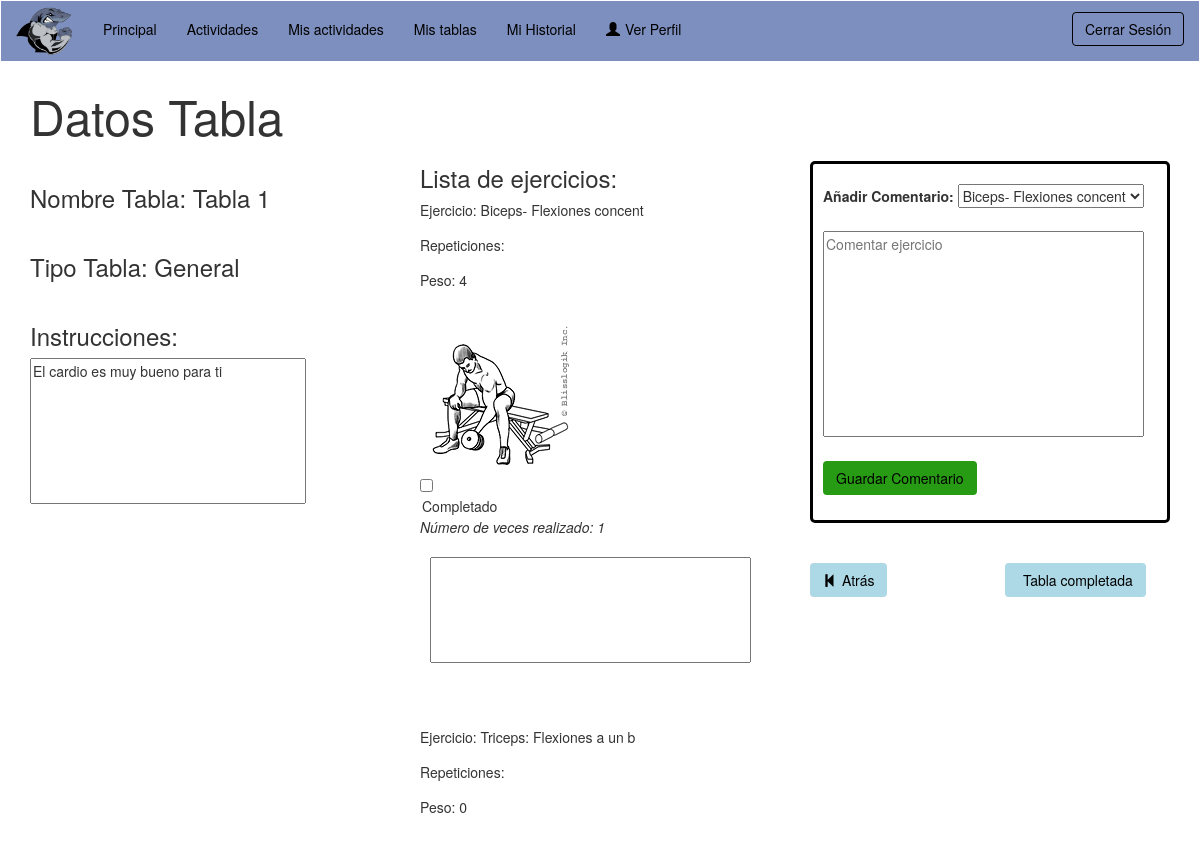
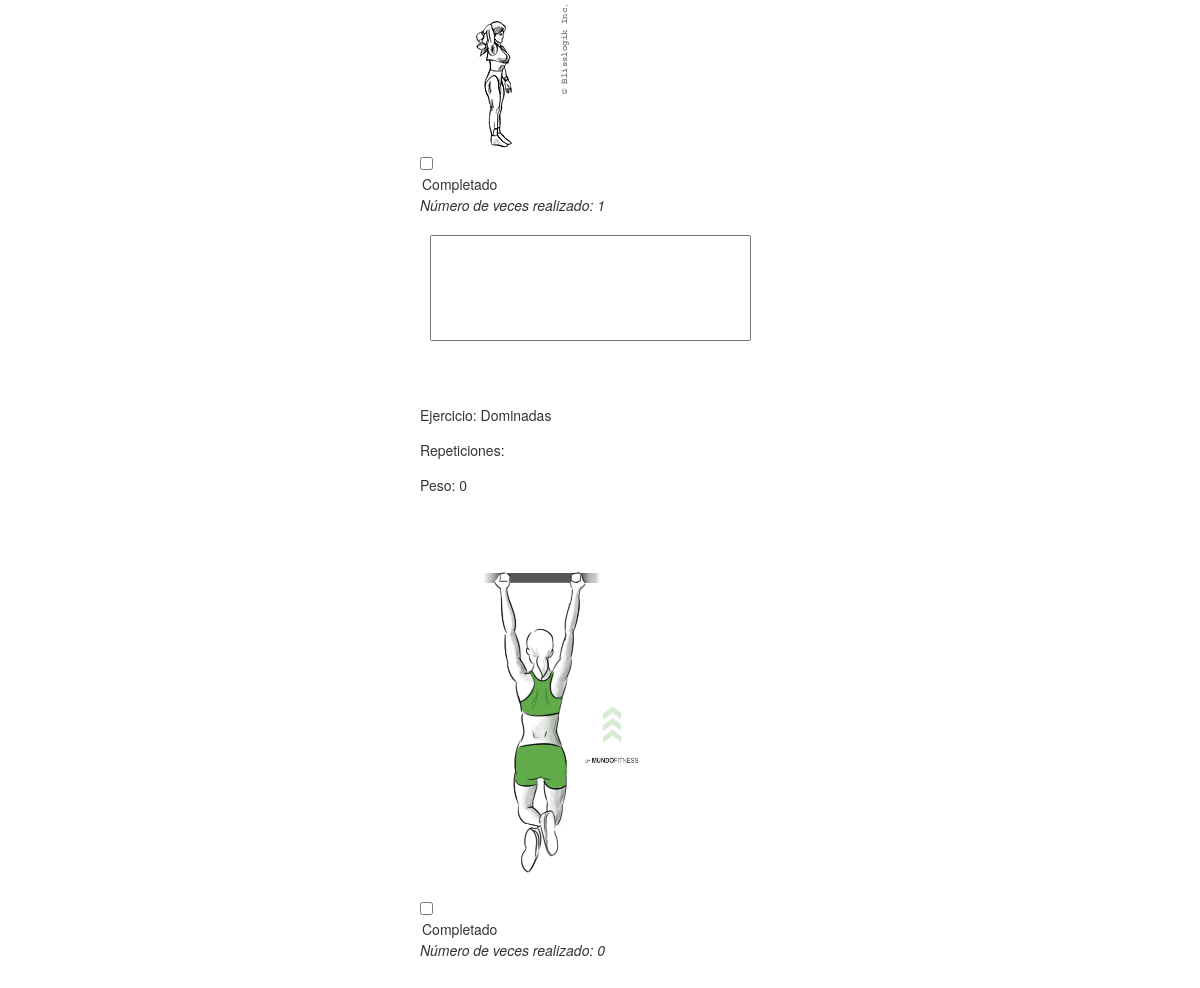
The app's page /vistas/v_verTablaDeportista.php?id=1 (signed in) with its own data (2 pictures, top to bottom).
### tables this page shows
CREATE TABLE `tabla` (
  `idTabla` int(11) NOT NULL,
  `nombre` varchar(45) NOT NULL,
  `tipo` varchar(25) NOT NULL,
  `instrucciones` varchar(140) DEFAULT NULL
);

CREATE TABLE `ejercicio` (
  `idEjercicio` int(11) NOT NULL,
  `nombre` varchar(45) NOT NULL,
  `descripcion` varchar(200) DEFAULT NULL,
  `tipo` varchar(45) DEFAULT NULL,
  `tiempo` varchar(15) DEFAULT NULL,
  `peso` int(3) DEFAULT NULL,
  `repeticiones` varchar(25) DEFAULT NULL,
  `URLImagen` longblob,
  `contador` int(11) DEFAULT '0'
);

CREATE TABLE `comenta_ejercicio` (
  `Ejercicio_idEjercicio` int(11) NOT NULL,
  `comentario` varchar(140) DEFAULT NULL,
  `Usuario_DNI` varchar(9) NOT NULL,
  `contador` int(11) DEFAULT '0'
);

### modelos/m_gestionarTablas.php (called while the page is built, shortened)
<?php
  require_once '../controladores/c_tabla.php';
  class m_gestionarTablas{
    public function getTabla($id)
    {
      $bd = conexion_BD();
      $sql = "SELECT * FROM tabla where idTabla='".$id."'";
      $result = mysqli_query($bd, $sql);
      return $result;
    }
    public function devolverDatosEjercicioTabla($id){
      $bd = conexion_BD();
      $sql= "SELECT * FROM ejercicio E, tabla_tiene_ejercicio T WHERE T.Tabla_idTabla='".$id."'  AND E.idEjercicio = T.Ejercicio_idEjercicio";
      $result = mysqli_query($bd, $sql);
      return $result;
    }
  }
  ?>

### controladores/c_tabla.php (called while the page is built, shortened)
<?php
require_once '../modelos/m_gestionarTablas.php';
class c_tabla
{
  public static function getTabla($id){
    $modelo_gestionarTablas = new m_gestionarTablas();
    return $modelo_gestionarTablas->getTabla($id);
  }
  public static function devolverDatosEjercicioTabla($id){
          $modelo_gestionarTablas = new m_gestionarTablas();
          return $modelo_gestionarTablas->devolverDatosEjercicioTabla($id);
  }
}
?>

### modelos/m_gestionarEjercicios.php (called while the page is built, shortened)
<?php
require_once '../controladores/c_ejercicio.php';
class m_gestionarEjercicios
{
  public function getVecesEjercicio($dni,$idEjer)
  {
      $bd = conexion_BD();
      $result = $bd->query("SELECT contador FROM comenta_ejercicio WHERE Ejercicio_idEjercicio = '$idEjer' AND Usuario_DNI = '$dni' ");
      $r=$bd->affected_rows;
      if($r>0)
      {
        $aux = $result->fetch_assoc();
        return $aux['contador'];
      }
      else {
        return 0;
      }
  }
}

### controladores/c_ejercicio.php (called while the page is built, shortened)
<?php
require_once '../modelos/m_gestionarEjercicios.php';
class c_ejercicio
{
  public static function getVecesEjercicio($idEjercicio)
  {
  	$dni = $_SESSION['userID'];
    $modelo_gestionarEjercicios = new m_gestionarEjercicios();
  	return $modelo_gestionarEjercicios->getVecesEjercicio($dni,$idEjercicio);
  }
}
?>

### modelos/m_gestionarUsuarios.php (called while the page is built, shortened)
  <?php
  class m_gestionarUsuarios{
    public static function getComentarios($idEjercicio,$dni){
      $bd = conexion_BD();
      $sql=  "SELECT comentario FROM comenta_ejercicio where Usuario_DNI='".$dni."' AND Ejercicio_idEjercicio='".$idEjercicio."'";
      $result = mysqli_query($bd, $sql);
      return $result;
    }
}
  ?>

### controladores/c_usuario.php (called while the page is built, shortened)
<?php
require_once '../modelos/m_gestionarUsuarios.php';
class c_usuario
{
  public static function getComentarios($idEjercicio,$dni)
  {
      $modelo_gestionarUsuarios = new m_gestionarUsuarios();
      return $modelo_gestionarUsuarios->getComentarios($idEjercicio,$dni);
  }
}
?>

### vistas/v_verTablaDeportista.php (the view, shortened to what this page needs)
<?php
    require_once ('../controladores/c_tabla.php');
    require_once ('../controladores/c_ejercicio.php');
    require_once ('../controladores/c_usuario.php');
    $dni=$_SESSION['userID'];
    $idTabla = $_GET['id'];
    $tabla = c_tabla::getTabla($idTabla);
    $resultado = c_tabla::devolverDatosEjercicioTabla($idTabla);
     if(isset($_SESSION['userID'])  && $_SESSION['connected'] == true && $_SESSION['userType'] == 'Deportista')
      {
?>
<!DOCTYPE html>
<html lang="en">
  <head>
    <link href="../css/bootstrap.min.css" rel="stylesheet">
    <link href="../css/navbar2.css" rel="stylesheet">
    <link href="../css/botonesGestionar.css" rel="stylesheet">
  </head>
  <body>
   <header>
      <nav class="navbar navbar-default1">
      <div class="container-fluid">
        <div class="navbar-header">
          <a class="navbar-brand" href="#"><img src="../images/navbar-footer/tiburonlogo.png" style="margin-top:-10px;"></img></a>
        </div>
        <div class="collapse navbar-collapse" id="bs-example-navbar-collapse-1" style="margin-top: 3px;">
          <ul class="nav navbar-nav">
          <li class="current"><a href="../vistas/v_deportista.php">Principal</a></li>
          <li><a href="../vistas/v_gestionarActividades.php">Actividades</a></li>
          <li><a href="../vistas/v_misActividades.php">Mis actividades</a></li>
          <li><a href="../vistas/v_misTablas.php">Mis tablas</a></li>
          <li><a href="../vistas/v_miHistorial.php">Mi Historial</a></li>
          <li><a href="../vistas/v_verPerfil.php" id="botonPerfil"><span class="glyphicon glyphicon-user" aria-hidden="true" style="margin-right: 5px;"></span>Ver Perfil</a></li>
          </ul>
    <ul class="nav navbar-nav navbar-right">
      <div class="form-group">
        <button id="modalButton" type="button" class="btn btn-default1" data-toggle="modal" data-target=".bs-example-modal-sm" style="margin-left: 10px;">Cerrar Sesi&oacuten</button>
      </div>
    </ul>
</nav>
</header>
    <div class="container">
      <p style="font-size: -webkit-xxx-large;" id="actividades">Datos Tabla</p>
       <div class="row" >
       <div class="btn-group col-xs-12 col-sm-4 col-md-4 col-lg-4">
       <?php
       if($tabla!=null){
          foreach ($tabla as $reg) {
      ?>
         <div>
          <br />
          <label for="nombre" style="margin-right:5px; font-weight:normal;"><p style="font-size: x-large;">Nombre Tabla: <?php echo $reg['nombre']; ?></p></label>
          <br />
        </div>
		   <div>
          <br />
          <label for="tipo" style="margin-right:5px; font-weight:normal;"><p style="font-size: x-large;">Tipo Tabla: <?php echo $reg['tipo']; ?></p></label>
          <br />
        </div>
        <div>
          <br />
          <label for="instrucciones" style="margin-right:5px; font-weight:normal; font-size: x-large;">Instrucciones:</label><br />
          <textarea name="instrucciones" rows="7" cols="34"  required="" readonly><?php echo $reg['instrucciones']; ?></textarea><br />
        </div>
      </div>
      <?php
        }
      }
      ?>
        <div class="btn-group col-xs-12 col-sm-4 col-md-4 col-lg-4">
		    <label style="margin-right:5px; font-weight:normal; font-size: x-large;">Lista de ejercicios:</label><br />
        <form id="complete" action="../controladores/c_ejercicio.php?var=3&idTabla=<?php echo $idTabla; ?>#" method="post">
      <?php
      if($tabla!=null){
        foreach ($resultado as $reg2) {
          ?>
        	 <p><label for="ejercicios" style="font-weight:normal;">Ejercicio: <?php echo($reg2['nombre']); ?></label></p>
            <?php
            if($reg2['tipo']=='cardio'){
            ?>
            <p><label for="tiempo" style="font-weight:normal;">Tiempo: <?php echo($reg2['tiempo']); ?></label></p>
            <?php
             }else if($reg2['tipo']=='resistencia'){
            ?>
            <p><label for="tiempo" style="font-weight:normal;">Tiempo: <?php echo($reg2['tiempo']); ?></label></p>
            <p><label for="peso" style="font-weight:normal;">Peso: <?php echo($reg2['peso']); ?></label></p>
            <?php
              }else{
            ?>
            <p><label for="repeticiones" style="font-weight:normal;">Repeticiones: <?php echo($reg2['repeticiones']); ?></label></p>
            <p><label for="peso" style="font-weight:normal;">Peso: <?php echo($reg2['peso']); ?></label></p>
            <?php
              }
            ?>
                   <?php echo "<div  style=\"margin-top:30px;\">";
                   echo "<img alt=\"Imagen\" src=\""."../images/ejercicios/".$reg2['URLImagen']."\" style=\"max-width: 70%;\">";?>
              <br>
                  <input name="completados[]" type="checkbox" id="completados[]" value="<?php echo($reg2['idEjercicio']); ?>" autofocus="">
                  <option> Completado</Option>
                  <i>Número de veces realizado: <?php echo(c_ejercicio::getVecesEjercicio($reg2['idEjercicio'])); ?> </i>
              <br>
              <br>
                <?php
                  $res2 = c_usuario::getComentarios($reg2['idEjercicio'],$dni);
                  if ($res2!=null) {
                    foreach ($res2 as $reg3) {
                ?>
                 <textarea style="margin-left: 10px;" readonly rows="5" cols="40"><?php echo $reg3['comentario'] ?></textarea>
              <br>
                <?php
                      }
                    }
                ?>
          </div>
          <br>
          <br>
          <br>
          <?php
          } echo "</div>"; }
          ?>
         <div class="btn-group col-xs-12 col-sm-4 col-md-4 col-lg-4">
         <div style="border: solid;border-radius:5px; border-color: black;">
          <form action="../controladores/c_usuario.php?var=7" method="post">
               <div>
                    <br>
                   <label for="coment" style="margin-left: 10px;"> Añadir Comentario: </label>
                    <select name="idEjercicio">
                     <?php
                    if($tabla!=null){
                      foreach ($resultado as $reg4) {
                   ?>
                        <option value="<?php echo $reg4['idEjercicio'];?>"><?php echo $reg4['nombre']; ?></option>
                    <?php
                      }
                    }
                   ?>
                    </select>
                  <br>
                   <br>
                   <textarea style="margin-left: 10px;" required="" rows="10" cols="40" maxlength="500" name="comentario" placeholder="Comentar ejercicio"></textarea>
                   <br>
                   <br>
                   <button type="submit" id="botonGuardarCambios" name="submit" class="btn btn-default2" style="margin-left: 10px; margin-bottom: 5px;">Guardar Comentario</button>
                   <br>
                   <br>
               </div>
          </form>
         </div>
         <br>
         <br>
         </div>
        <div class="btn-group col-xs-12 col-sm-2 col-md-2 col-lg-2">
          <a href="v_misTablas.php" style="text-decoration: none;"><button type="button" class="btn btn-default2" id="botonAtras"><span class="glyphicon glyphicon-step-backward" style="margin-right: 5px;"></span>Atr&aacutes</button></a>
        </div>
        <br>
        <br>
        <br>
        <br>
        <br>
        <br>
		    <div class="btn-group col-xs-12 col-sm-2 col-md-2 col-lg-2">
          <button form="complete" type="submit" class="btn btn-default2" id="botonAtras"><span  style="margin-right: 5px;"></span>Tabla completada </button>
        </div>
   </div>
  </div>
  </body>
</html>
<?php
}
?>

### css/navbar2.css (style rules this page uses)
.container-fluid, #ulDrop { background-color: #7d8fbf; color: black; }
a { color: black; }
#op1, #op2, #op3, #op4, #botonGestUsu, #botonPerfil { color: black; }
#modalButton { margin-top: 8px; color: 7d8fbf; border-color:black; }
button.btn.btn-default1 { display: inline-block; vertical-align: middle; -webkit-transform: perspective(1px) translateZ(0); transform: perspective(1px) translateZ(0); box-shadow: 0 0 1px transparent; position: relative; overflow: hidden; background-color: transparent; border-style: solid; border-color: black; }
button.btn.btn-default1:before { content: ""; position: absolute; z-index: -1; left: 0; right: 100%; top: 0; background: #FFF; height: 4px; -webkit-transition-property: right; transition-property: right; -webkit-transition-duration: 0.3s; transition-duration: 0.3s; -webkit-transition-timing-function: ease-out; transition-timing-function: ease-out; }
textarea { resize:none; }

### css/botonesGestionar.css (style rules this page uses)
#botonGuardarCambios { background-color: #279B13; color: black; }
#botonAtras { background-color: lightblue; color: black; }

### records on screen
tabla: nombre "Tabla 1", tipo "General", instrucciones "El cardio es muy bueno para ti"
ejercicio: nombre "Biceps- Flexiones concent", peso "4", URLImagen (picture), idEjercicio "1"
ejercicio: nombre "Triceps: Flexiones a un b", peso "0", URLImagen (picture), idEjercicio.contador "1"
ejercicio: nombre "Dominadas", peso "0", URLImagen (picture), idEjercicio "0"

### other values on screen
form field idEjercicio "Biceps- Flexiones concent"
